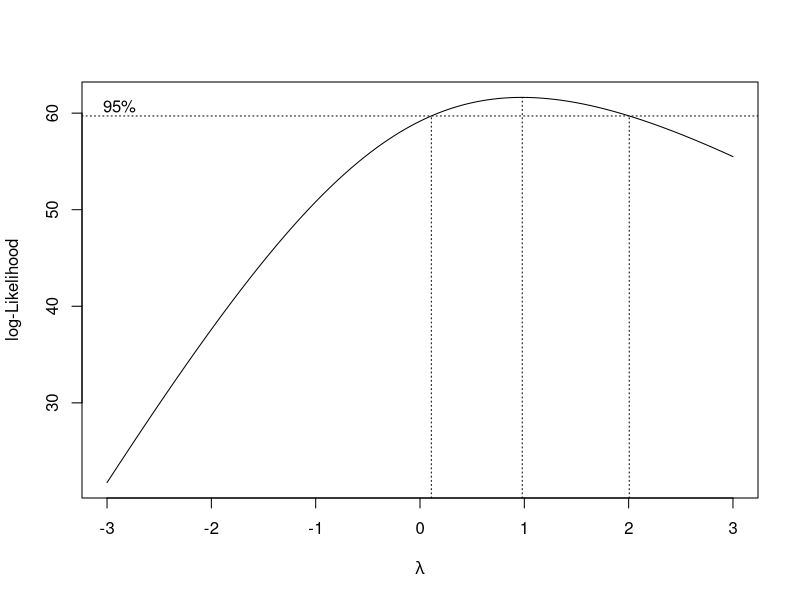
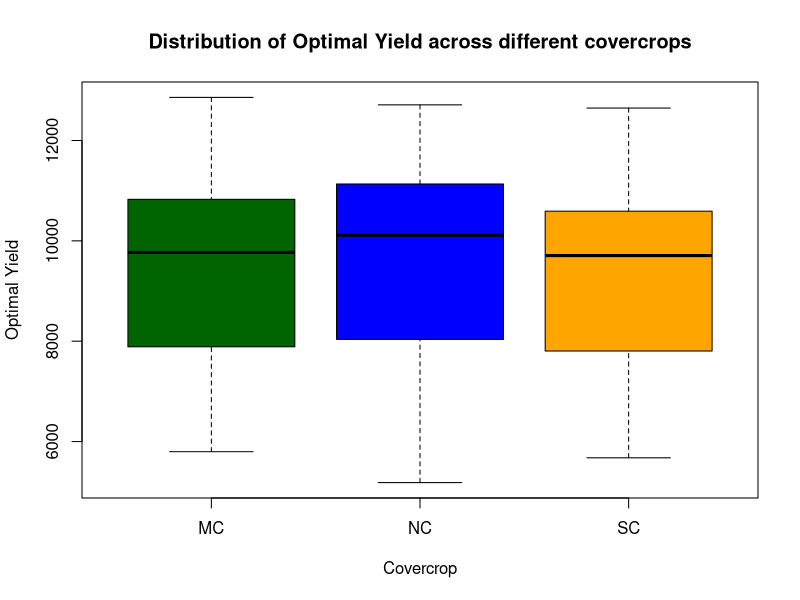
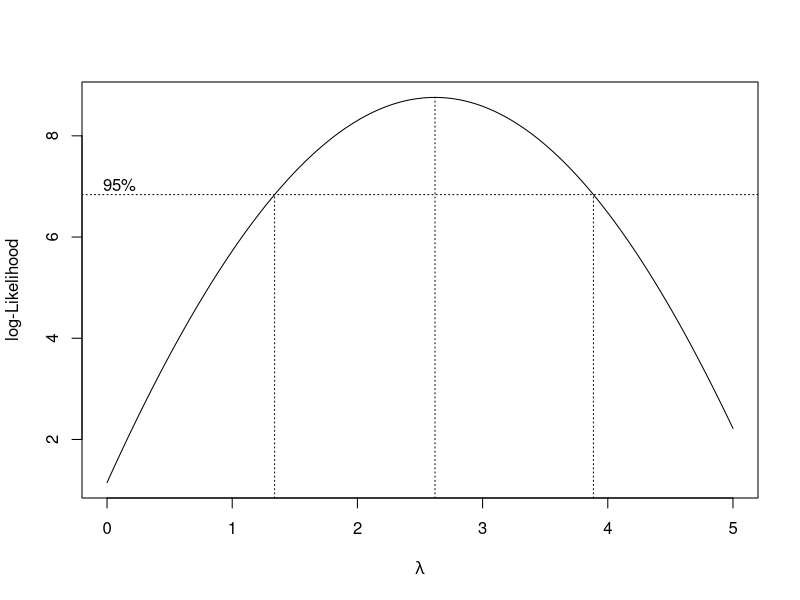

Reproduce these figures in R, in order.
rm(list = ls())
library(lme4)
library(MASS)
df <- read.csv('../QP_fit_data.csv', header = TRUE)
dim(df)
head(df)
df$YEAR <- as.factor(df$YEAR)
df$SITE <- as.factor(df$SITE)
df$COVERCROP <- as.factor(df$COVERCROP)
str(df)


# fixed: cover crop; random: year:site
m0 <- lmer(plateau_val ~ COVERCROP + (1|YEAR:SITE),
           data = df)
summary(m0)
boxcox(plateau_val ~ COVERCROP + SITE*YEAR,
       data = df, lambda = seq(-3,3,0.01)) # Needs no transformation
car::Anova(m0, test = 'F')
fixef(m0)

plot(plateau_val~COVERCROP, data = df,
     main = 'Distribution of Optimal Yield across different covercrops',
     xlab = 'Covercrop', ylab = 'Optimal Yield',
     col = c('darkgreen', 'blue', 'orange'))


# fixed: cover crop + site; random: year
m1 <- lmer(plateau_val ~ COVERCROP + SITE + (1|YEAR),
           data = df)
summary(m1)
car::Anova(m1, test = 'F')
boxcox(plateau_val ~ COVERCROP + SITE + YEAR,
       data = df, lambda = seq(0,5,0.01)) # Needs cube transformation
m1_trans <-  lmer(plateau_val^3 ~ COVERCROP + SITE + (1|YEAR),
                  data = df)
summary(m1_trans)
car::Anova(m1_trans, test = 'F')
fixef(m1_trans)
